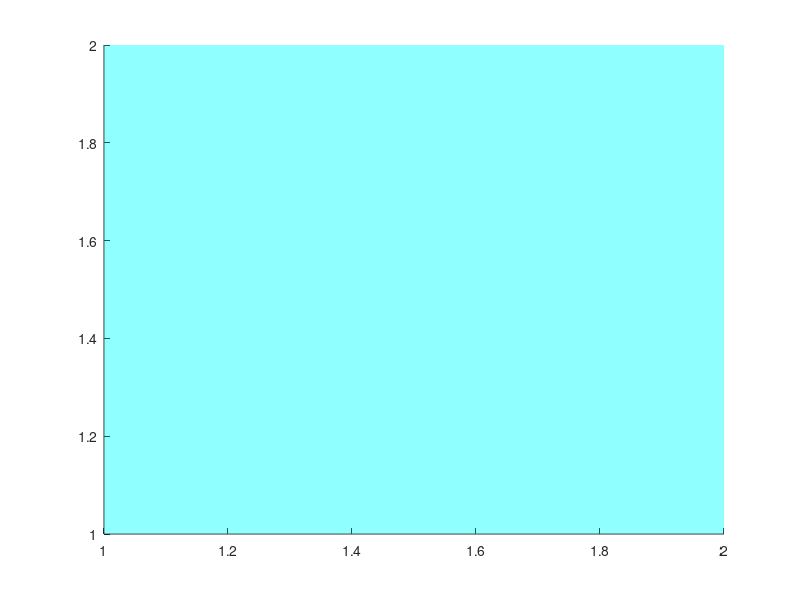

Recreate this plot in MATLAB. (Note: this script raises an error after producing the figure.)
clc; clear; close all

% Rotation matrix about x-axis
Rx = @(theta) [ 1    0            0 
                0 cos(theta) -sin(theta) 
                0 sin(theta)  cos(theta) ];

% Cube points
% Each column is one point: [x; y; z]
C = [1  2  2  1  1  2  2  1
     1  1  2  2  1  1  2  2
     1  1  1  1  2  2  2  2];

% Cube edges using point numbers
edges = [1 2
         2 3
         3 4
         4 1
         5 6
         6 7
         7 8
         8 5
         1 5
         2 6
         3 7
         4 8];

% Cube faces for transparent surface
faces = [1 2 3 4
         5 6 7 8
         1 2 6 5
         2 3 7 6
         3 4 8 7
         4 1 5 8];

theta = 0:0.03:10*pi;

figure('Color','w')
hold on

% Initial cube position
C2 = Rx(theta(1)) * C;

% Transparent cube faces
hCube = patch('Vertices', C2', ...
              'Faces', faces, ...
              'FaceColor', 'cyan', ...
              'FaceAlpha', 0.25, ...
              'EdgeColor', 'none');

% Cube edges
hEdges = gobjects(size(edges,1),1);

for k = 1:size(edges,1)
    p1 = edges(k,1);
    p2 = edges(k,2);

    hEdges(k) = plot3([C2(1,p1) C2(1,p2)], ...
                      [C2(2,p1) C2(2,p2)], ...
                      [C2(3,p1) C2(3,p2)], ...
                      'b', 'LineWidth', 3);
end

% Cube points
hPts = plot3(C2(1,:), C2(2,:), C2(3,:), 'ko', ...
             'MarkerFaceColor', 'k', ...
             'MarkerSize', 6);

% Point labels
hLabels = gobjects(8,1);
for k = 1:8
    hLabels(k) = text(C2(1,k), C2(2,k), C2(3,k), ...
                      ['  P' num2str(k)], ...
                      'FontSize', 10, ...
                      'FontWeight', 'bold');
end

% -------------------------------------------------
% Bold red coordinate axes
% -------------------------------------------------

% X-axis
plot3([-4 4], [0 0], [0 0], 'r', 'LineWidth', 4)

% Y-axis
plot3([0 0], [-4 4], [0 0], 'r', 'LineWidth', 4)

% Z-axis
plot3([0 0], [0 0], [0 4], 'r', 'LineWidth', 4)

% Axis names
text(4.2, 0, 0, 'X-axis', ...
     'Color', 'r', 'FontSize', 12, 'FontWeight', 'bold')

text(0, 4.2, 0, 'Y-axis', ...
     'Color', 'r', 'FontSize', 12, 'FontWeight', 'bold')

text(0, 0, 4.2, 'Z-axis', ...
     'Color', 'r', 'FontSize', 12, 'FontWeight', 'bold')
 % Circular guide paths for X-axis rotation
t = linspace(0, 2*pi, 300);
for k = 1:8
    r = sqrt(C(2,k)^2 + C(3,k)^2); % Radius in the Y-Z plane
    plot3(C(1,k)*ones(size(t)), r*cos(t), r*sin(t), 'k--', 'LineWidth', 1)
end

% Graph setting
axis equal
axis([-4 4 -4 4 0 4.5])
grid on
box on

xlabel('X-axis')
ylabel('Y-axis')
zlabel('Z-axis')
title('3D Cube Rotation About Z-axis')

view(45, 25)
camproj perspective

% Animation loop
for i = 1:length(theta)

    % Rotate cube about z-axis
    C2 = Rx(theta(i)) * C;

    % Update transparent cube
    set(hCube, 'Vertices', C2')

    % Update cube edges
    for k = 1:size(edges,1)
        p1 = edges(k,1);
        p2 = edges(k,2);

        set(hEdges(k), ...
            'XData', [C2(1,p1) C2(1,p2)], ...
            'YData', [C2(2,p1) C2(2,p2)], ...
            'ZData', [C2(3,p1) C2(3,p2)]);
    end

    % Update points
    set(hPts, ...
        'XData', C2(1,:), ...
        'YData', C2(2,:), ...
        'ZData', C2(3,:));

    % Update labels
    for k = 1:8
        set(hLabels(k), ...
            'Position', [C2(1,k), C2(2,k), C2(3,k)]);
    end

    drawnow
    pause(0.02)
end
